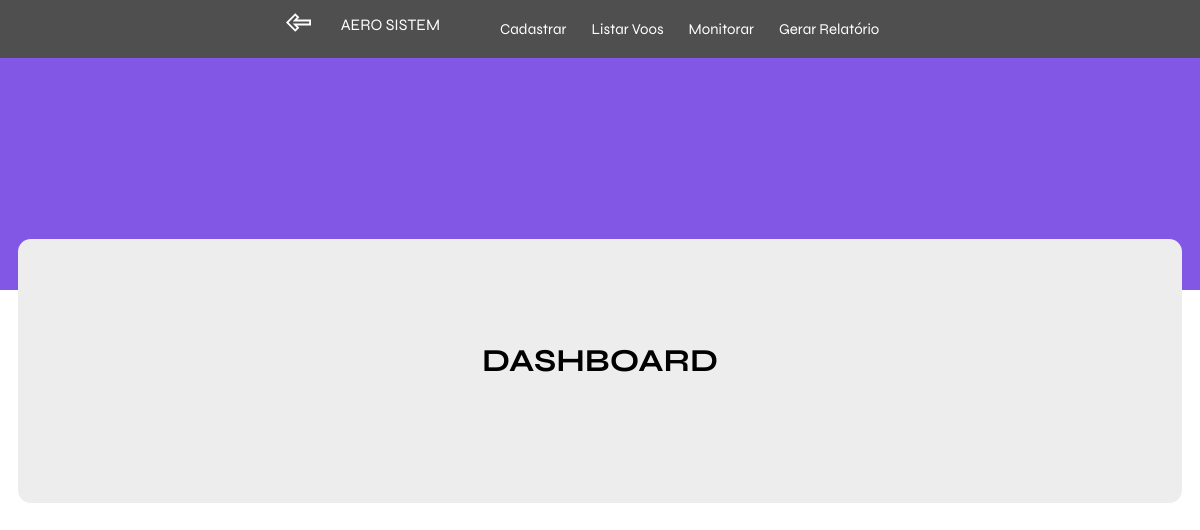
Page /home/ (signed in) on the earlier database version.
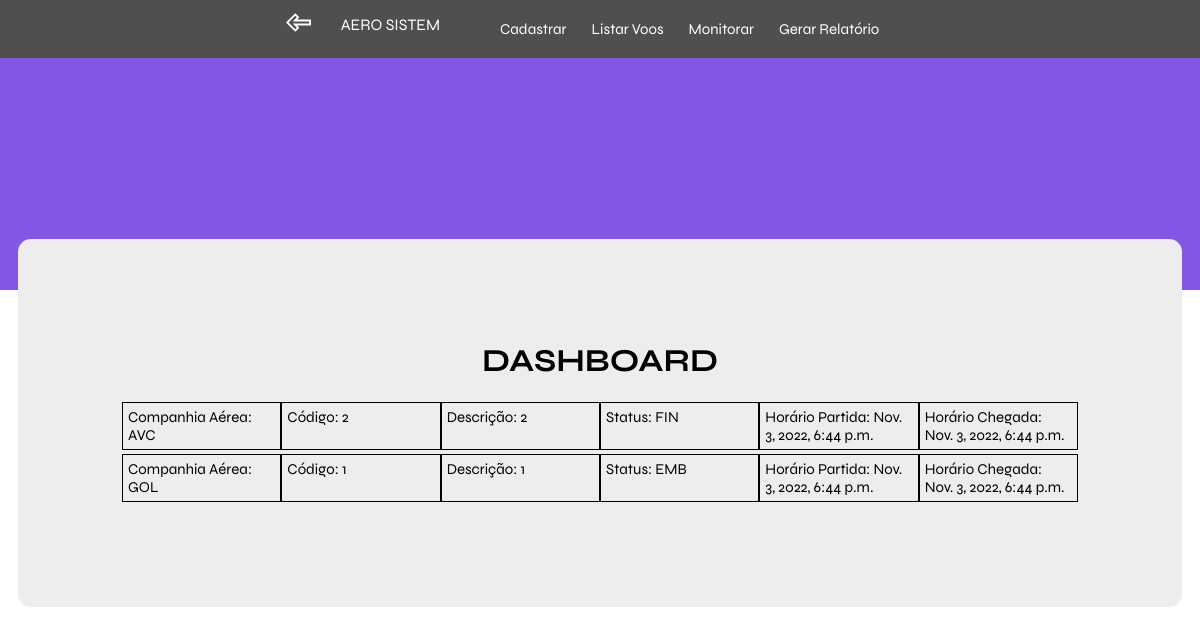
Same page on the later database version.
### book/models.py (models this page shows)
class Estado_Dinamico(models.Model):
	voo = models.OneToOneField(
        Voo,
        on_delete=models.CASCADE,
        primary_key=True,
    )
	STATUS = [
		('Embarque', 'Embarque'),
		('Pouso', 'Pouso'),
		('Decolagem', 'Decolagem'),
		('Finalizado', 'Finalizado'),
		('Espera', 'Espera'),
	]
	data_saida = models.DateTimeField(null=True)
	data_chegada = models.DateTimeField(null=True)
	status = models.CharField(max_length=10,choices=STATUS,default = 'EMB')
	class Meta:
			db_table = 'estado_dinamico'

class Voo(models.Model):
	STATUS = [
		('GOL', 'Gol'),
		('TAM', 'TAM '),
		('AVC', 'Avianca '),
		('AZL', 'Azul '),
	]
	ROTAS = [
		('SP-RJ', 'SP-RJ'),
		('SP-DF', 'SP-DF'),
		('SP-BA', 'SP-BA'),
		('SP-SC', 'SP-SC'),
		('SP-PR', 'SP-PR'),
		('SP-ES', 'SP-ES'),
		('SP-CE', 'SP-CE'),
		('RJ-SP', 'RJ-SP'),
		('DF-SP', 'DF-SP'),
		('BA-SP', 'BA-SP'),
		('SC-SP', 'SC-SP'),
		('PR-SP', 'PR-SP'),
		('ES-SP', 'ES-SP'),
		('CE-SP', 'CE-SP'),
	]
	id = models.BigAutoField(primary_key=True)
	codigo = models.CharField(max_length=12, null=False,unique = True)
	companhia = models.CharField(max_length=3,choices=STATUS, null=False)
	previsao_chegada = models.DateTimeField(null=False)
	previsao_partida = models.DateTimeField(null=False)
	rota = models.CharField(max_length=5,choices=ROTAS, null=False)
	class Meta:
		db_table = 'Voos'

### book/views.py (the view)
# urls.py: 2. Add a URL to urlpatterns:  path('', views.home, name='home')
def home(request, context = {'permissao':'Negada'}):
    request.session['tentativas'] = 0
    permissao = request.session['permissao']
    voos_dinamico = Estado_Dinamico.objects.select_related().order_by('-voo__codigo')[:10]
    context={'voos_dinamico':voos_dinamico,'permissao':permissao}
    return render(request,'home.html',context)

### template/home.html (shortened to what this page needs)
{% load static %}
<!DOCTYPE html>
<html lang="en">
<head>
    <link rel="stylesheet" href="{% static 'css/global.css' %}" />
    <link rel="stylesheet" href="{% static 'css/home.css' %}" />
</head>
<body>
    {% block content %}
        <header>
            <div class="content">
                <a class="voltar" href="{% url 'login' %}"><img src="{% static 'images/back.svg' %}" alt=""></a>
                <div class="column-left">
                  <a href="{% url 'home' %}">AERO SISTEM</a>
                  <ul class="menu">
                    <li><a href="{% url 'cadastrar' %}">Cadastrar</a></li>
                    <li><a href="{% url 'central' %}">Listar Voos</a></li>
                    <li><a href="{% url 'monitorar' %}">Monitorar</a></li>
                    <li><a href="{% url 'relatorio' %}">Gerar Relatório</a></li>
                  </ul>
                </div>
        </header>
        <div class="dashboard">
            <h1>DASHBOARD</h1>
            {% for voo in voos_dinamico %}
        <div>
            <div class="box">
                <div class="item">
                    <li>Companhia Aérea: {{ voo.voo.companhia }}</li>
                </div>
                <div class="item">
                    <li>Código: {{ voo.voo.codigo}}</li>
                </div>
                <div class="item">
                    <li>Descrição: {{ voo.voo.rota }}</li>
                </div>
                <div class="item">
                    <li>Status: {{ voo.status }}</li>
                </div>
                <div class="item">
                    <li>Horário Partida: {{ voo.voo.previsao_partida }}</li>
                </div>
                <div class="item">
                    <li>Horário Chegada: {{ voo.voo.previsao_chegada }}</li>
                </div>
            </div>
        </div>
    {% endfor %}
    {% endblock %}
</body>
</html>

### book/static/css/global.css (style rules this page uses)
* { font-family: 'Syne', sans-serif; }
:root { --fundo: #8257E5; --branco: #ffffff; --text: #4F4F4F; --text2: #8257E5; }

### book/static/css/home.css (style rules this page uses)
* { margin: 0; }
header { background-color: var(--fundo); width: 100%; height: 290px; }
.dashboard { background-color: #EDEDED; max-width: 60rem; border-radius: 0.8rem; margin: -3.2rem auto 3.2rem; padding: 6.4rem; overflow: hidden; }
.content { display: flex; justify-content: center; background-color: var(--text); }
.column-left { display: flex; justify-content: center; padding: 15px; }
a { margin-right: 15px; text-decoration: none; color: var(--branco); }
ul { display: flex; justify-content: center; list-style-type: none; }
li { font-size: 15px; }
a img { height: 25px; width: 25px; margin-top: 10px; }
.box { display: grid; grid-template-columns: repeat(6,1fr); padding: 2px; }
.item { border: solid black 0.2px; }
li { list-style-type: none; padding: 5px; }
h1 { display: flex; justify-content: center; margin-bottom: 20px; }

Differences in the rows shown:
added Estado_Dinamico: voo.companhia "AVC", voo.codigo "2", voo.rota "2", status "FIN", voo.previsao_partida "Nov. 3, 2022, 6:44 p.m.", voo.previsao_chegada "Nov. 3, 2022, 6:44 p.m."
now on this page (row edited): Estado_Dinamico: voo.companhia "GOL", voo.codigo "1", voo.rota "1", status "EMB", voo.previsao_partida "Nov. 3, 2022, 6:44 p.m.", voo.previsao_chegada "Nov. 3, 2022, 6:44 p.m."
